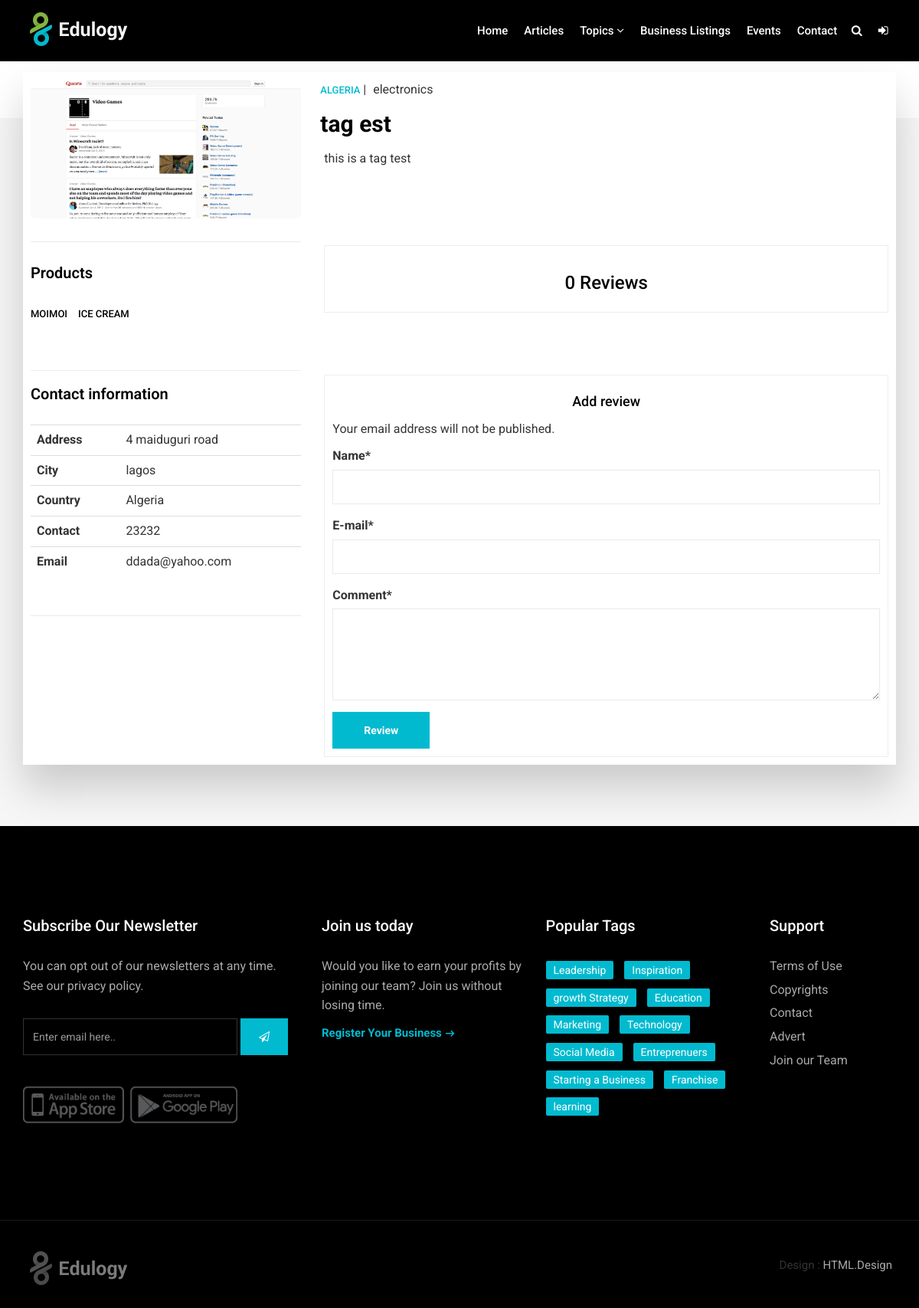
/tag-est/, run on an earlier commit of the app's database.
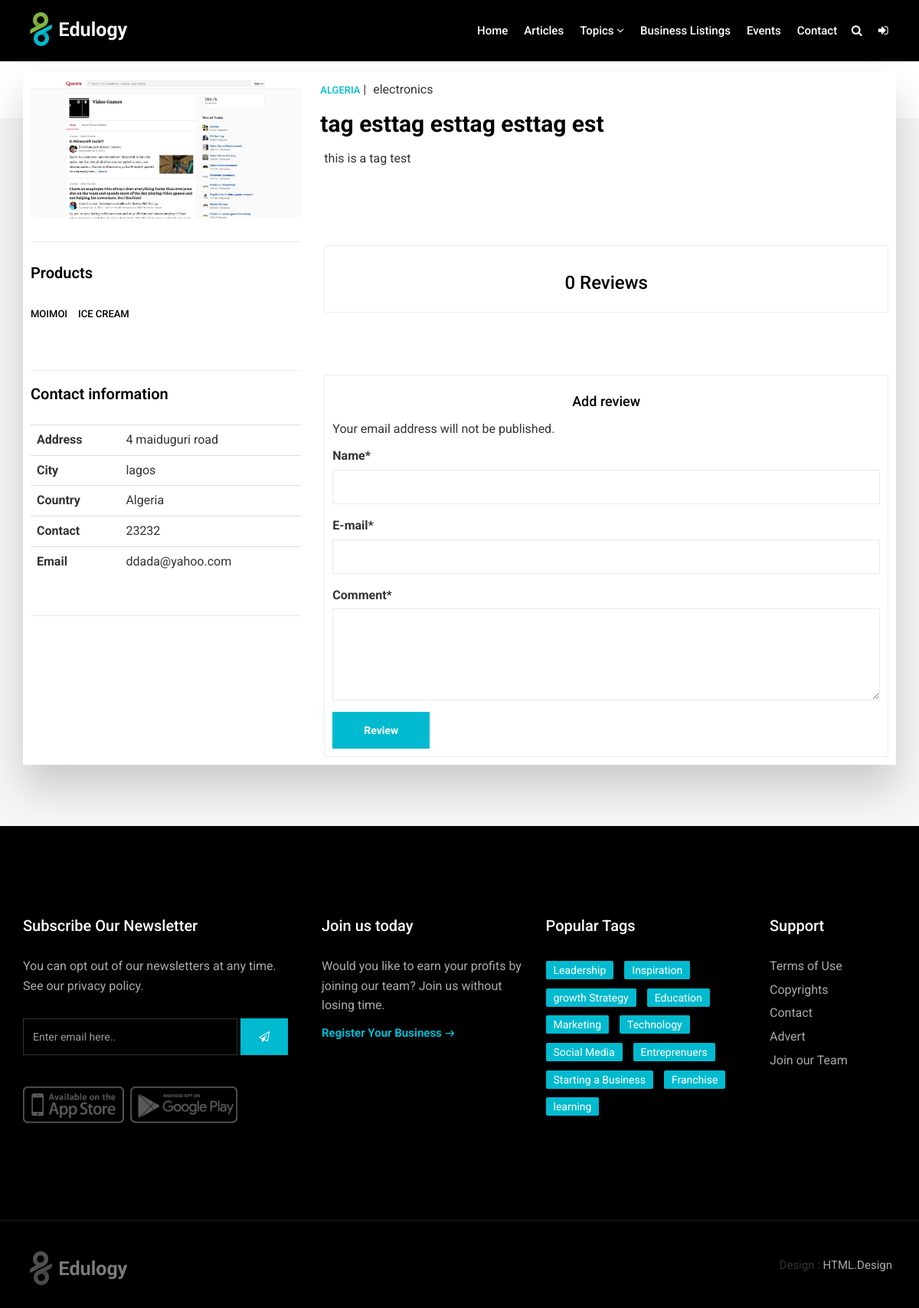
And on a later commit of the database.
### listing/models.py (models this page shows, shortened)
class Listing(models.Model):
    user = models.ForeignKey(settings.AUTH_USER_MODEL, on_delete=models.CASCADE, null=True)
    logo = models.ImageField(upload_to='listing-logo/', blank=False)
    company_name = models.CharField(max_length=250, blank=False, unique=True)
    slug = models.SlugField(max_length=200,unique=True)
    segment = models.ForeignKey(Listing_category, on_delete=models.CASCADE,verbose_name='Business category',blank=True)
    phone_number = models.IntegerField()
    email = models.EmailField(max_length=100)
    street = models.CharField(max_length=100, blank=True)
    city = models.CharField(max_length=100,blank=False)
    country = models.CharField(max_length=200, choices=(
                            ('Algeria', 'Algeria'),
                            ('Angola', 'Angola'),
                            ('Benin', 'Benin'),
                            ('Botswana', 'Botswana'),
                            ('Burkina Faso', 'Burkina Faso'),
                            ('Burundi', 'Burundi'),
                            ('Cameroon', 'Cameroon'),
                            ('Cape Verde', 'Cape Verde'),
                            ('Central African Republic', 'Central African Republic'),
                            ('Comoros', 'Comoros'),
                            ('Democratic Republic of Congo', 'Democratic Republic of Congo'),
                            ('Djibouti', 'Djibouti'),
                            ('Egypt', 'Egypt'),
                            ('Equatorial Guinea', 'Equatorial Guinea'),
                            ('Eritrea', 'Eritrea'),
                            ('Ethiopia', 'Ethiopia'),
                            ('Gabon', 'Gabon'),
                            ('Gambia', 'Gambia'),
                            ('Ghana', 'Ghana'),
                            ('Guinea', 'Guinea'),
                            ('Guinea-Bissau', 'Guinea-Bissau'),
                            ('Ivory Coast', 'Ivory Coast'),
                            ('Kenya', 'Kenya'),
                            ('Lesotho', 'Lesotho'),
                               ('Liberia', 'Liberia'),
                               ('Libya', 'Libya'),
                               ('Madagascar', 'Madagascar'),
                               ('Malawi', 'Malawi'),
                               ('Mali', 'Mali'),
                               ('Mauritania', 'Mauritania'),
                               ('Mauritius', 'Mauritius'),
                               ('Morocco', 'Morocco'),
                               ('Mozambique', 'Mozambique'),
                               ('Namibia', 'Namibia'),
                               ('Niger', 'Niger'),
                               ('Nigeria', 'Nigeria'),
                               ('Republic of the Congo', 'Republic of the Congo'),
                               ('Reunion', 'Reunion'),
                               ('Rwanda', 'Rwanda'),
                               ('Saint Helena', 'Saint Helena'),
                               ('Sao Tome and Principe', 'Sao Tome and Principe'),
                               ('Senegal', 'Senegal'),
                               ('Seychelles', 'Seychelles'),
                               ('Sierra Leone', 'Sierra Leone'),
    ))
    motto = models.TextField(max_length=1000, blank=True)
    description = models.TextField(max_length=5000, blank=False)
    tags = TaggableManager(verbose_name='Products(separate with comma)')
    @property
    def comments(self):
        instance = self
        qs = Comment.objects.filter_by_instance(instance)
        return qs
    @property
    def get_content_type(self):
        instance = self
        content_type = ContentType.objects.get_for_model(instance.__class__)
        return content_type

class Listing_category(models.Model):
    name = models.CharField(max_length=250, blank=True)
    slug = models.SlugField(max_length=250)
    class Meta:
        ordering =['name']
        verbose_name = 'listing_category'
    def __str__(self):
        return self.name

### listing/views.py (the view, shortened to what this page needs)
# urls.py: path('<str:listing_slug>/',views.listing_detail, name='listing_detail'),
def listing_detail(request,listing_slug):
    instance = get_object_or_404(Listing, slug=listing_slug)
    categories = Category.objects.all()
    total_views = r.incr('instance:{}:views'.format(instance.id))
    r.zincrby('instance_ranking', instance.id, 1)
    initial_data = {
        'content_type': instance.get_content_type,
        'object_id': instance.id
    }
    form = CommentForm(request.POST or None, initial=initial_data)
    comments = instance.comments
    context = {
        'instance': instance,
        'comments': comments,
        'comment_form': form,
        'total_views': total_views,
        'categories':categories,
    }
    return render(request, 'listing/business_detail.html', context)

### templates/listing/business_detail.html (shortened to what this page needs)
{% extends 'base.html' %}
{% load thumbnail %}
{% load crispy_forms_tags %}
{% block content %}
<br><br><br>
        <section class="section gb nopadtop">
            <div class="container">
                <div class="boxed">
                    <div class="row">
                        <div class="sidebar col-md-4">
                            <div class="widget clearfix">
                                <div class="banner-widget">
                                    {% if instance.logo %}
                                    {% thumbnail instance.logo "400x300" crop="center" as im %}
                                    <img src="{{ im.url }}" width="{{ im.width }}" height="{{ im.height }}" alt="" class="img-responsive img-rounded">
                                    {% endthumbnail %}
                                    {% endif %}
                                </div>
                            </div>
                            {% if instance.tags %}
                            <div class="widget clearfix">
                                <h3 class="widget-title">Products</h3>
                                <div class="post-widget">
                                        <div class="media-body">
                                            <div class="blog-meta">
                                                <ul class="list-inline">
                                                     {% for tag in instance.tags.all %}
                                    <li><a href="{% url 'list_tag' tag.slug%}"> {{ tag.name }}</a></li>
                                                    {% endfor %}
                                                </ul>
                                            </div><hr class="invisible">
                                        </div>
                                    {% endif %}
                                    <table class="table">
                                        <h3 class="widget-title"><hr>Contact information</h3>
                                            <tbody>
                                                <tr>
                                                    <td><strong>Address</strong></td>
                                                    <td>{{ instance.street }}</td>
                                                </tr>
                                                <tr>
                                                     <td><strong>City</strong></td>
                                                    <td>{{ instance.city }}</td>
                                                </tr>
                                                    <td><strong>Country</strong></td>
                                                    <td>{{ instance.country }}</td>
                                                <tr>
                                                     <td><strong>Contact</strong></td>
                                                    <td>{{ instance.phone_number}}</td>
                                                </tr>
                                                                                            <tr>
                                                     <td><strong>Email</strong></td>
                                                    <td>{{ instance.email}}</td>
                                                </tr>
                                            </tbody>
                                        </table>
                                </div>
                            </div>
                        </div>
                        <div class="col-md-8">
                            <div class="content blog-list">
                                <div class="blog-wrapper clearfix">
                                    <div class="blog-meta list-inline">
                                        <small><a href="#">{{ instance.country}}</a></small> |
                                        <li ><span>{{ instance.segment }}</span></li>
                                        <h3>{{ instance.company_name}}</h3>
                                    </div>
                                    <div class="blog-desc-big">
                                        <p>{{ instance.description }}</p>
                                    </div>
                                </div>
                            </div>
                            <div class="content boxed-comment clearfix">
                                        <h3 align="center">{{ comments.count }} Review{{ comments.count|pluralize }}</h3>
                            </div>
                            <div class="content boxed-comment clearfix">
                                        <form class="big-contact-form row" role="search" name="contactForm" id="contactForm" method="post">
                                            <div class="col-md-12">
                                                <h4 align="center">Add review</h4>
                                                <p>Your email address will not be published. </p>
                                                {{ comment_form|crispy }}
                                                 <input  class="btn btn-primary" type="submit" value="Review">
                                            </div>
                                        </form>
                                    </div>
                        </div>
                    </div>
                </div>
            </div>
        </section>
{% endblock %}

What changed in the data, as far as the page shows it:
changed Listing "4 maiduguri road": company_name "tag est" → "tag esttag esttag esttag est"
